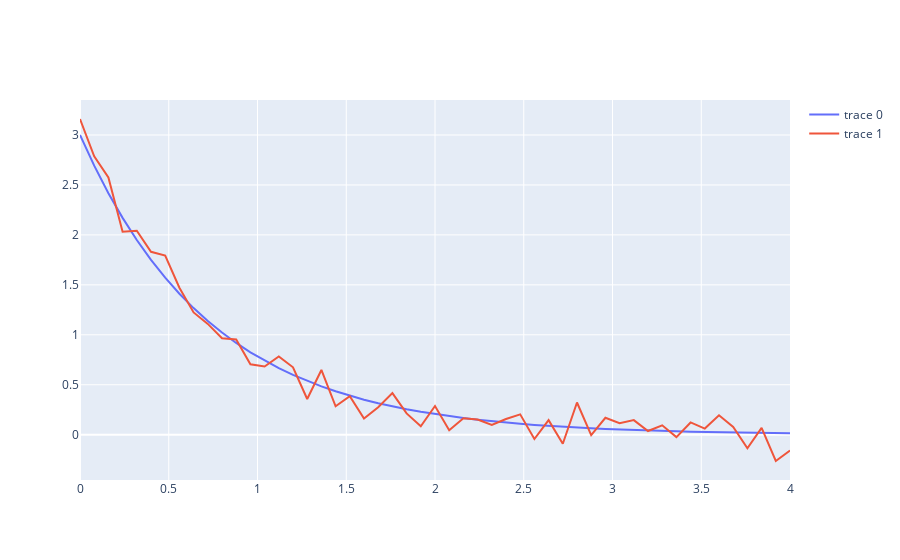

The notebook cell this image was saved under:
### Markdown cell above
Para `Plotly`, cualquier objeto gráfico es representado en un árbol de atributos. Los atributos se componen de una lista de diccionarios de Python que representan las distintas características del gráfico.
Hay tres atributos básicos
- `data` que, justamente, representa los datos a graficar
- `layout`, que describe la representación del gráfico
- `frames`, que se utiliza para hacer animaciones.

En el caso del atributo `data`, tiene más de 40 tipos de diccionarios distintos, que se denominan `trazos` (_traces_). Cada uno de éstos representa un tipo de gráfico.

### Code cell
fig = go.Figure()

fig.add_trace(go.Scatter(
     x=x
    ,y=y))
fig.add_trace(go.Scatter(
     x=x
    ,y=medicion))
fig.show()
